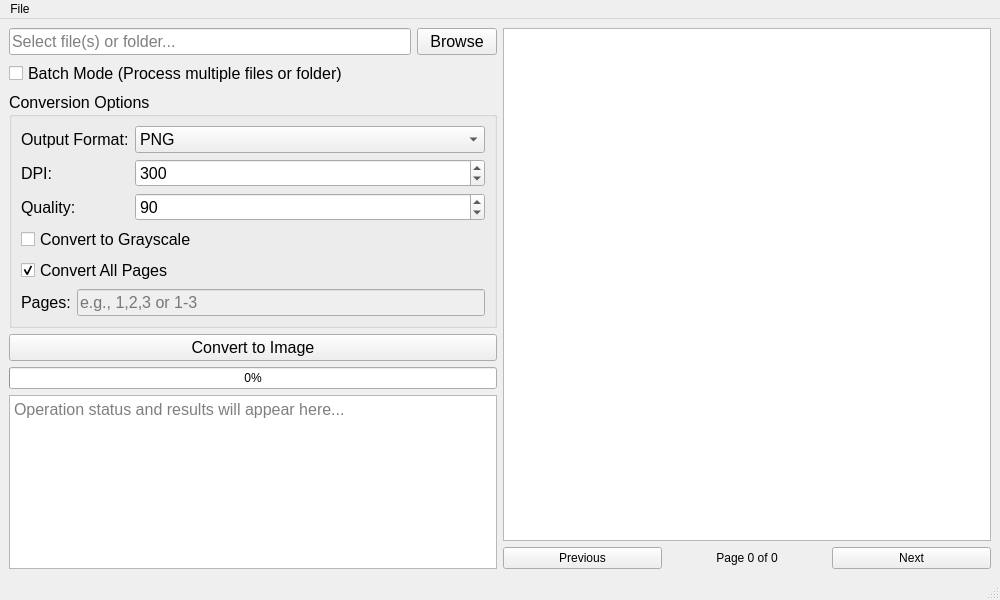
<?xml version="1.0" encoding="UTF-8"?>
<ui version="4.0">
 <class>MainWindow</class>
 <widget class="QMainWindow" name="MainWindow">
  <property name="geometry">
   <rect>
    <x>0</x>
    <y>0</y>
    <width>1000</width>
    <height>600</height>
   </rect>
  </property>
  <property name="windowTitle">
   <string>PDF to Image Converter</string>
  </property>
  <widget class="QWidget" name="centralwidget">
   <layout class="QHBoxLayout" name="horizontalLayout_3">
    <item>
     <layout class="QVBoxLayout" name="leftLayout">
      <item>
       <layout class="QHBoxLayout" name="horizontalLayout">
        <item>
         <widget class="QLineEdit" name="inputFileEdit">
          <property name="font">
           <font>
            <pointsize>12</pointsize>
           </font>
          </property>
          <property name="placeholderText">
           <string>Select file(s) or folder...</string>
          </property>
          <property name="readOnly">
           <bool>true</bool>
          </property>
         </widget>
        </item>
        <item>
         <widget class="QPushButton" name="browseButton">
          <property name="font">
           <font>
            <pointsize>12</pointsize>
           </font>
          </property>
          <property name="text">
           <string>Browse</string>
          </property>
         </widget>
        </item>
       </layout>
      </item>
      <item>
       <widget class="QCheckBox" name="batchModeCheckbox">
        <property name="font">
         <font>
          <pointsize>12</pointsize>
         </font>
        </property>
        <property name="text">
         <string>Batch Mode (Process multiple files or folder)</string>
        </property>
       </widget>
      </item>
      <item>
       <widget class="QGroupBox" name="conversionOptionsGroup">
        <property name="font">
         <font>
          <pointsize>12</pointsize>
         </font>
        </property>
        <property name="title">
         <string>Conversion Options</string>
        </property>
        <layout class="QVBoxLayout" name="verticalLayout">
         <item>
          <layout class="QFormLayout" name="formLayout">
           <item row="0" column="0">
            <widget class="QLabel" name="formatLabel">
             <property name="text">
              <string>Output Format:</string>
             </property>
            </widget>
           </item>
           <item row="0" column="1">
            <widget class="QComboBox" name="formatCombo">
             <item>
              <property name="text">
               <string>PNG</string>
              </property>
             </item>
             <item>
              <property name="text">
               <string>JPEG</string>
              </property>
             </item>
             <item>
              <property name="text">
               <string>TIFF</string>
              </property>
             </item>
             <item>
              <property name="text">
               <string>BMP</string>
              </property>
             </item>
            </widget>
           </item>
           <item row="1" column="0">
            <widget class="QLabel" name="dpiLabel">
             <property name="text">
              <string>DPI:</string>
             </property>
            </widget>
           </item>
           <item row="1" column="1">
            <widget class="QSpinBox" name="dpiSpinBox">
             <property name="minimum">
              <number>72</number>
             </property>
             <property name="maximum">
              <number>1200</number>
             </property>
             <property name="value">
              <number>300</number>
             </property>
            </widget>
           </item>
           <item row="2" column="0">
            <widget class="QLabel" name="qualityLabel">
             <property name="text">
              <string>Quality:</string>
             </property>
            </widget>
           </item>
           <item row="2" column="1">
            <widget class="QSpinBox" name="qualitySpinBox">
             <property name="maximum">
              <number>100</number>
             </property>
             <property name="value">
              <number>90</number>
             </property>
            </widget>
           </item>
          </layout>
         </item>
         <item>
          <widget class="QCheckBox" name="grayscaleCheck">
           <property name="text">
            <string>Convert to Grayscale</string>
           </property>
          </widget>
         </item>
         <item>
          <widget class="QCheckBox" name="allPagesCheck">
           <property name="text">
            <string>Convert All Pages</string>
           </property>
           <property name="checked">
            <bool>true</bool>
           </property>
          </widget>
         </item>
         <item>
          <layout class="QHBoxLayout" name="horizontalLayout_2">
           <item>
            <widget class="QLabel" name="pagesLabel">
             <property name="text">
              <string>Pages:</string>
             </property>
            </widget>
           </item>
           <item>
            <widget class="QLineEdit" name="pagesEdit">
             <property name="enabled">
              <bool>false</bool>
             </property>
             <property name="placeholderText">
              <string>e.g., 1,2,3 or 1-3</string>
             </property>
            </widget>
           </item>
          </layout>
         </item>
        </layout>
       </widget>
      </item>
      <item>
       <widget class="QPushButton" name="convertButton">
        <property name="font">
         <font>
          <pointsize>12</pointsize>
         </font>
        </property>
        <property name="text">
         <string>Convert to Image</string>
        </property>
       </widget>
      </item>
      <item>
       <widget class="QProgressBar" name="progressBar">
        <property name="value">
         <number>0</number>
        </property>
       </widget>
      </item>
      <item>
       <widget class="QTextEdit" name="outputText">
        <property name="font">
         <font>
          <pointsize>12</pointsize>
         </font>
        </property>
        <property name="readOnly">
         <bool>true</bool>
        </property>
        <property name="placeholderText">
         <string>Operation status and results will appear here...</string>
        </property>
       </widget>
      </item>
     </layout>
    </item>
    <item>
     <layout class="QVBoxLayout" name="rightLayout">
      <item>
       <widget class="QGraphicsView" name="previewView">
        <property name="sizePolicy">
         <sizepolicy hsizetype="Expanding" vsizetype="Expanding">
          <horstretch>1</horstretch>
          <verstretch>0</verstretch>
         </sizepolicy>
        </property>
       </widget>
      </item>
      <item>
       <layout class="QHBoxLayout" name="navigationLayout">
        <item>
         <widget class="QPushButton" name="prevButton">
          <property name="text">
           <string>Previous</string>
          </property>
         </widget>
        </item>
        <item>
         <widget class="QLabel" name="pageLabel">
          <property name="text">
           <string>Page 0 of 0</string>
          </property>
          <property name="alignment">
           <set>Qt::AlignCenter</set>
          </property>
         </widget>
        </item>
        <item>
         <widget class="QPushButton" name="nextButton">
          <property name="text">
           <string>Next</string>
          </property>
         </widget>
        </item>
       </layout>
      </item>
     </layout>
    </item>
   </layout>
  </widget>
  <widget class="QMenuBar" name="menubar">
   <property name="geometry">
    <rect>
     <x>0</x>
     <y>0</y>
     <width>1000</width>
     <height>27</height>
    </rect>
   </property>
   <widget class="QMenu" name="menuFile">
    <property name="title">
     <string>File</string>
    </property>
    <addaction name="actionExit"/>
   </widget>
   <addaction name="menuFile"/>
  </widget>
  <widget class="QStatusBar" name="statusbar"/>
  <action name="actionExit">
   <property name="text">
    <string>Exit</string>
   </property>
   <property name="shortcut">
    <string>Ctrl+Q</string>
   </property>
  </action>
 </widget>
 <resources/>
 <connections/>
</ui>
